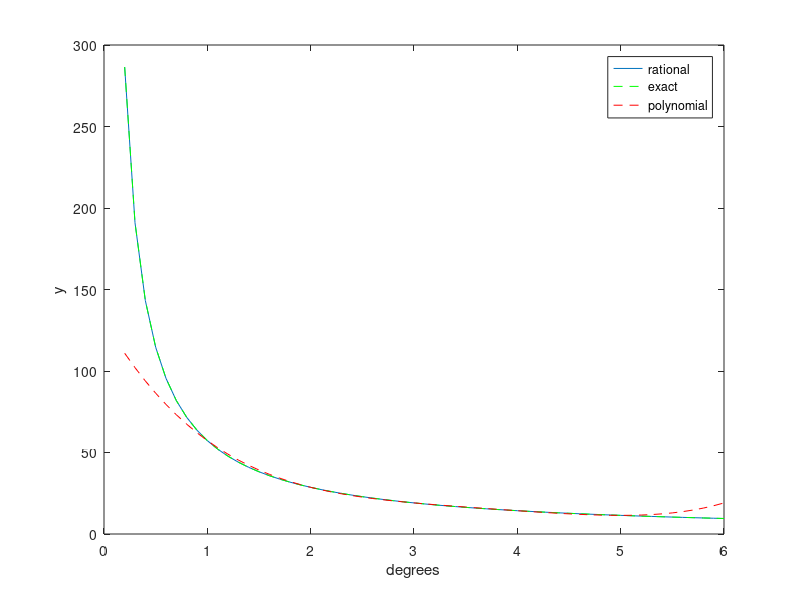

MATLAB code to generate this figure:
%define our points using radians
x = pi*(1:5)/180;

%evaluate our points using cot
f= cot(x);
%make a diagonal matrif with our f array
F = diag(f);

%define our system matrix for rational interpolation
A = zeros(5);

%Give A values columnwise.
A(1:5,1) = 1;
A(1:5,2) = x;
A(1:5,3) = -f;
A(1:5,4) = -F*x';
A(1:5,5) = -F*(x.^2)';

%righthand side of equation
b= -x.^2;
D = zeros(5)

%array for normal polynomial interpolation
for i=1:5
        
    D(1:5,i) = x.^(i-1);
    
end

%solve bothe the rational and polynomial systems.
c = inv(A)*b';
c2 = inv(D)*f';

%define p and q for our rational interpolation function
p = @(x) c(1) + c(2)*x + x.^2;
q = @(x) c(3) + c(4)*x + c(5)*x.^2;

%define our interpolation polynomial
p2 = @(x) c2(1) + c2(2)*x+c2(3)*x.^2 + c2(4)*x.^3 + c2(5)*x.^4

%function that converts degrees to radians. Use it for better plots
rad = @(d) pi*d./180;

%find the error in 2,5 degrees using rational 
%and normal interpolation
deg=2.5
val = rad(deg);
error_rational = abs((p(val)/q(val))-cot(val))
error_polinomial = abs(p2(val)-cot(val))

%define some radian values for plotting
t = 0.2:0.1:6;

%plot exact rational and plynomial interpolation in t interval
h = p(rad(t))./q(rad(t));
plot(t,h,t,cot(rad(t)),'g--',t,p2(rad(t)),'r--')
legend('rational','exact','polynomial')
xlabel('degrees')
ylabel('y')


%{
 deg =

    2.5000


error_rational =

   2.6603e-08


error_polinomial =

    0.2686
%}

